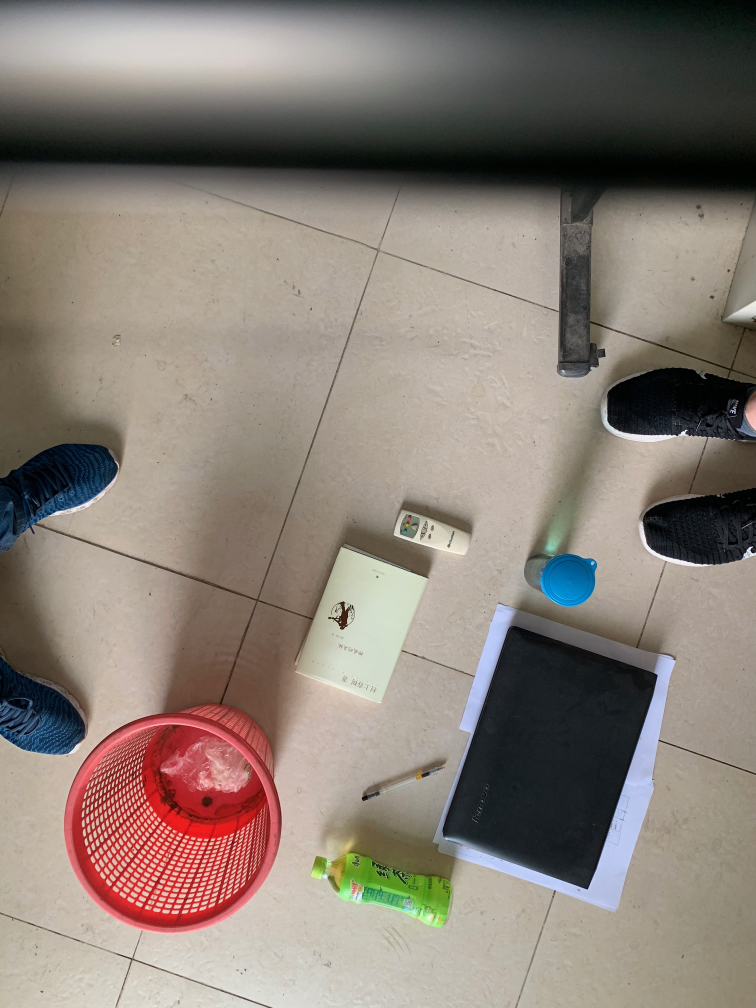
#> input picture figures/0.jpeg, 3024 x 4032 px (shown at 1/4 size)
$ python fuck_day.py
#> lines starting #> are read from the running program, lines starting #| are printed output that depends on the picture
import cv2
import numpy as np
from matplotlib import pyplot as plt

img_base = cv2.imread('figures/0.jpeg')
#> img_base is the input picture: shape (4032, 3024, 3); mean B, G, R 118.1, 126.7, 137.1
img_rotate_orig = cv2.imread('figures/10.jpeg')
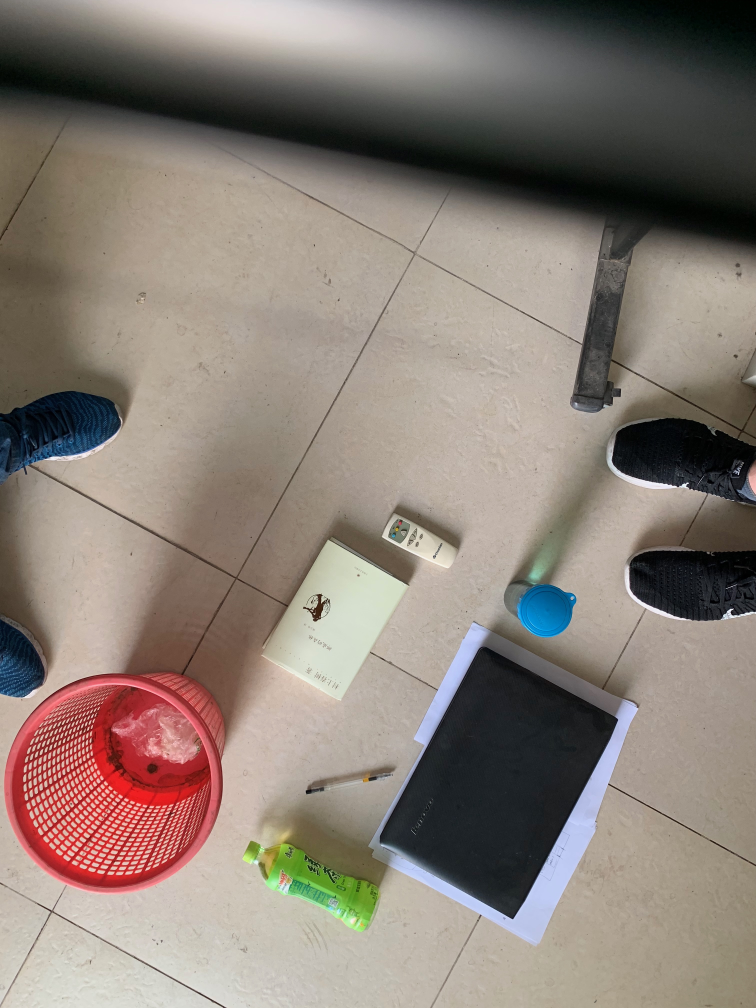
#> input picture figures/10.jpeg, 3024 x 4032 px (shown at 1/4 size)
#> img_rotate_orig is the input picture: shape (4032, 3024, 3); mean B, G, R 118.4, 126.9, 138.2
img_base = cv2.cvtColor(img_base, cv2.COLOR_BGR2GRAY)
#> img_base: shape (4032, 3024)
img_rotate_orig = cv2.cvtColor(img_rotate_orig, cv2.COLOR_BGR2GRAY)
#> img_rotate_orig: shape (4032, 3024)
img_rotate = cv2.GaussianBlur(img_rotate_orig,(3,3),0)

w, h = img_base.shape[:2]
#> w = 4032; h = 3024
rotate_angle = -15
scale_ratio = 5
img_base = cv2.resize(img_base, (int(h/scale_ratio), int(w/scale_ratio)))
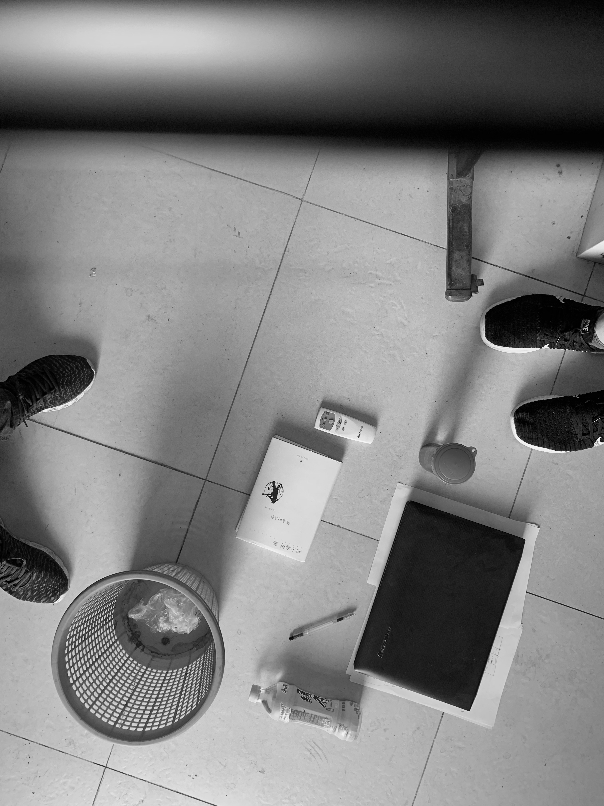
#> img_base: shape (806, 604); min 0, max 247, mean 128.7
img_rotate = cv2.resize(img_rotate, (int(h/scale_ratio), int(w/scale_ratio)))
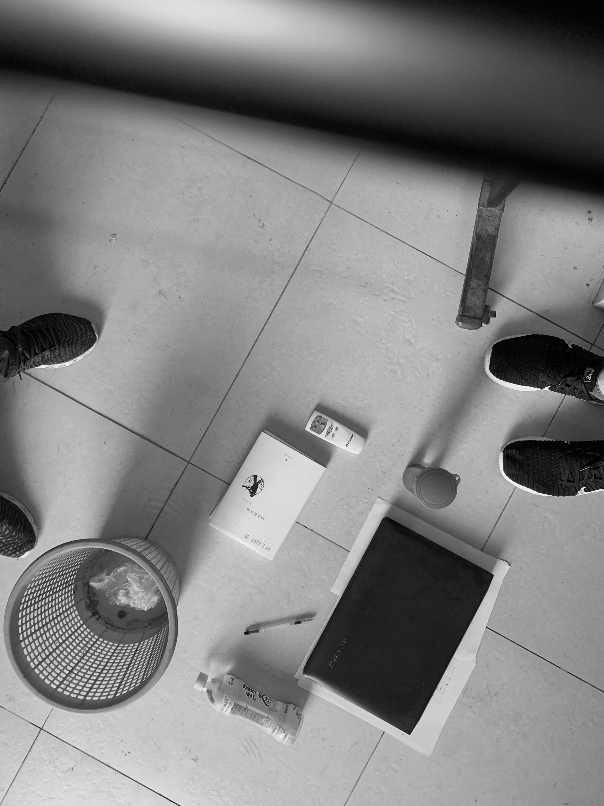
#> img_rotate: shape (806, 604); min 0, max 245, mean 129.3
img_L = img_base
img_R = img_rotate

sift = cv2.xfeatures2d.SIFT_create()

kp1, des1 = sift.detectAndCompute(img_L, None)
#> kp1 = 1020 keypoints; strongest (x, y, size): (598, 439, 1.9), (274, 482, 1.9), (601, 441, 1.9), (546, 346, 2.4)
kp2, des2 = sift.detectAndCompute(img_R, None)
#> kp2 = 1003 keypoints; strongest (x, y, size): (255, 476, 2.7), (397, 621, 106.2), (253, 490, 6.5), (252, 496, 1.9)

FLANN_INDEX_KDTREE = 0
index_params = dict(algorithm=FLANN_INDEX_KDTREE, trees=5)
search_params = dict(checks=50)

# 利用FLANN匹配器
flann = cv2.FlannBasedMatcher(index_params, search_params)
matches = flann.knnMatch(des1, des2, k=2)
#> matches = 1020 matches

good = []
pts1 = []
pts2 = []

# 寻找匹配点对
for i, (m, n) in enumerate(matches):
    if m.distance < 0.2 * n.distance:
        good.append(m)
        pts1.append(kp1[m.queryIdx].pt)
        pts2.append(kp2[m.trainIdx].pt)
#> after the loop, good = 50 matches; pts1 = 50 pairs, first value 93.31 to 570.3, second value 192.9 to 716.5; pts2 = 50 pairs, first value 87.98 to 570.1, second value 209.3 to 714.2

pts1 = np.float32(pts1)
pts2 = np.float32(pts2)
# 根据匹配点对计算基础矩阵
F, mask = cv2.findFundamentalMat(pts1, pts2, cv2.FM_LMEDS)
#> F = [[7.16e-06, 4.16e-05, -0.0201], [-4.16e-05, 7.19e-06, -0.00754], [0.0187, 0.00155, 1]]; mask = 50 values, max 1 at index 0, min 0 at index 4, mean 0.8

# 寻则内部点
pts1 = pts1[mask.ravel() == 1]
#> pts1 = 40 pairs, first value 93.31 to 570.3, second value 277.5 to 716.5
pts2 = pts2[mask.ravel() == 1]
#> pts2 = 40 pairs, first value 87.98 to 570.1, second value 311.3 to 708.5


# 绘制极线的函数
def drawlines(img1, img2, lines, pts1, pts2):
    r, c = img1.shape
    img1 = cv2.cvtColor(img1, cv2.COLOR_GRAY2BGR)
    img2 = cv2.cvtColor(img2, cv2.COLOR_GRAY2BGR)
    for r, pt1, pt2 in zip(lines, pts1, pts2):
        color = tuple(np.random.randint(0, 255, 3).tolist())
        x0, y0 = map(int, [0, -r[2] / r[1]])  # 映射成整数值
        x1, y1 = map(int, [c, -(r[2] + r[1] * c) / r[1]])
        cv2.line(img1, (x0, y0), (x1, y1), color, 1)
        cv2.circle(img1, tuple(pt1), 5, color, -1)
        cv2.circle(img2, tuple(pt2), 5, color, -1)
    return img1, img2


# 计算并绘制两幅图像中的极线
lines1 = cv2.computeCorrespondEpilines(pts2.reshape(-1, 1, 2), 2, F)
#> lines1 = 40 rows, first 8: [0.624, 0.782, -332], [-0.524, 0.852, -475.6], [-0.44, 0.898, -490.9], [-0.469, 0.883, -486.2], [-0.402, 0.915, -496], [-0.382, 0.924, -498.5], [-0.346, 0.938, -502.1], [-0.476, 0.879, -484.9]
lines1 = lines1.reshape(-1, 3)
img5, img6 = drawlines(img_L, img_R, lines1, pts1, pts2)
#> the loop in drawlines, `for r, pt1, pt2 in zip(lines, pts1, pts2):` made 40 passes
#> (r, pt1, pt2, color, y0, y1) on passes 1 to 8: ([0.624, 0.782, -332], [93.31, 350.3], [99.86, 314.9], (172, 47, 117), 424, -179), ([-0.524, 0.852, -475.6], [131, 639.3], [87.98, 606.8], (192, 67, 251), 558, -45), ([-0.44, 0.898, -490.9], [163.2, 626.3], [121.9, 599.6], (195, 103, 9), 546, -57), ([-0.469, 0.883, -486.2], [165.9, 638.6], [122.5, 612.1], (211, 21, 242), 550, -53), ([-0.402, 0.915, -496], [178.4, 620.3], [137.5, 595.8], (36, 87, 70), 541, -62), ([-0.382, 0.924, -498.5], [195.8, 619.9], [155, 598.8], (216, 88, 140), 539, -64), ([-0.346, 0.938, -502.1], [248, 626.5], [205.3, 613.9], (58, 193, 230), 535, -68), ([-0.476, 0.879, -484.9], [255, 689.7], [201.8, 677.7], (39, 87, 174), 551, -52)
#> after the loop in drawlines, `for r, pt1, pt2 in zip(lines, pts1, pts2):`:
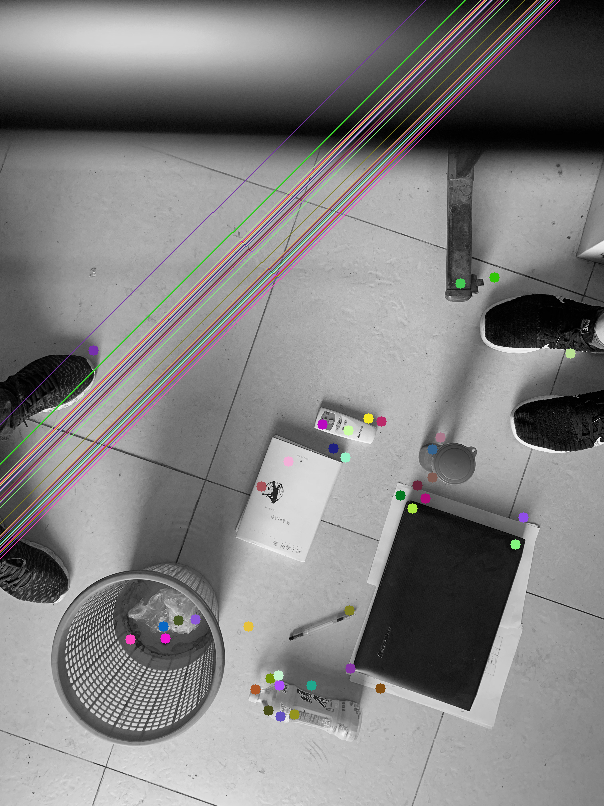
#> img1: shape (806, 604, 3); mean B, G, R 128.8, 128.8, 129.8
#> after the loop in drawlines, `for r, pt1, pt2 in zip(lines, pts1, pts2):`:
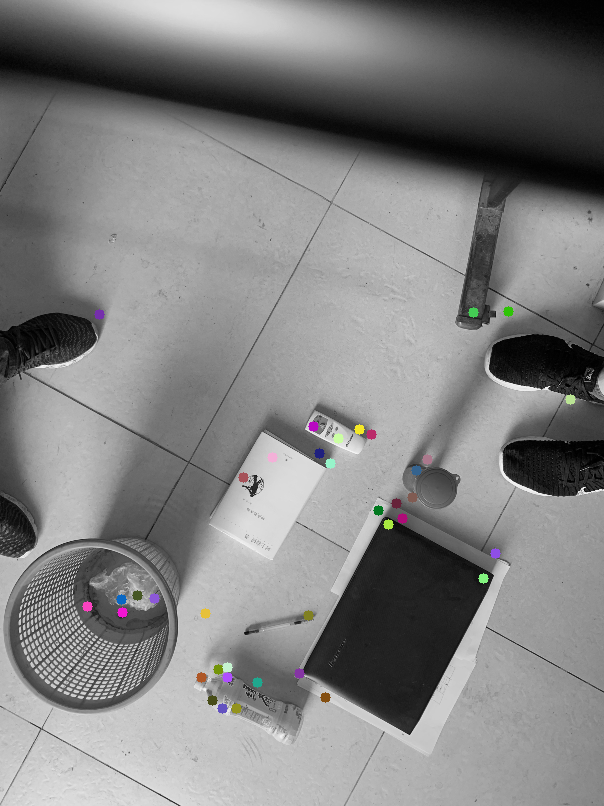
#> img2: shape (806, 604, 3); mean B, G, R 129.2, 129.2, 129.3

lines2 = cv2.computeCorrespondEpilines(pts1.reshape(-1, 1, 2), 2, F)
#> lines2 = 40 rows, first 8: [0.519, 0.855, -378.3], [-0.513, 0.858, -477.9], [-0.433, 0.901, -491.9], [-0.455, 0.891, -488.6], [-0.397, 0.918, -496.7], [-0.372, 0.928, -499.6], [-0.322, 0.947, -504.1], [-0.43, 0.903, -492.3]
lines2 = lines2.reshape(-1, 3)
img3, img4 = drawlines(img_R, img_L, lines2, pts2, pts1)
#> the loop in drawlines (call 2), `for r, pt1, pt2 in zip(lines, pts1, pts2):` made 40 passes
#> (r, pt1, pt2, color, y0, y1) on passes 1 to 8: ([0.519, 0.855, -378.3], [99.86, 314.9], [93.31, 350.3], (23, 207, 141), 442, -161), ([-0.513, 0.858, -477.9], [87.98, 606.8], [131, 639.3], (117, 85, 48), 556, -47), ([-0.433, 0.901, -491.9], [121.9, 599.6], [163.2, 626.3], (49, 69, 169), 545, -58), ([-0.455, 0.891, -488.6], [122.5, 612.1], [165.9, 638.6], (163, 192, 95), 548, -55), ([-0.397, 0.918, -496.7], [137.5, 595.8], [178.4, 620.3], (197, 94, 0), 541, -62), ([-0.372, 0.928, -499.6], [155, 598.8], [195.8, 619.9], (113, 178, 36), 538, -65), ([-0.322, 0.947, -504.1], [205.3, 613.9], [248, 626.5], (162, 48, 93), 532, -71), ([-0.43, 0.903, -492.3], [201.8, 677.7], [255, 689.7], (131, 98, 42), 545, -58)
#> after the loop in drawlines (call 2), `for r, pt1, pt2 in zip(lines, pts1, pts2):`:
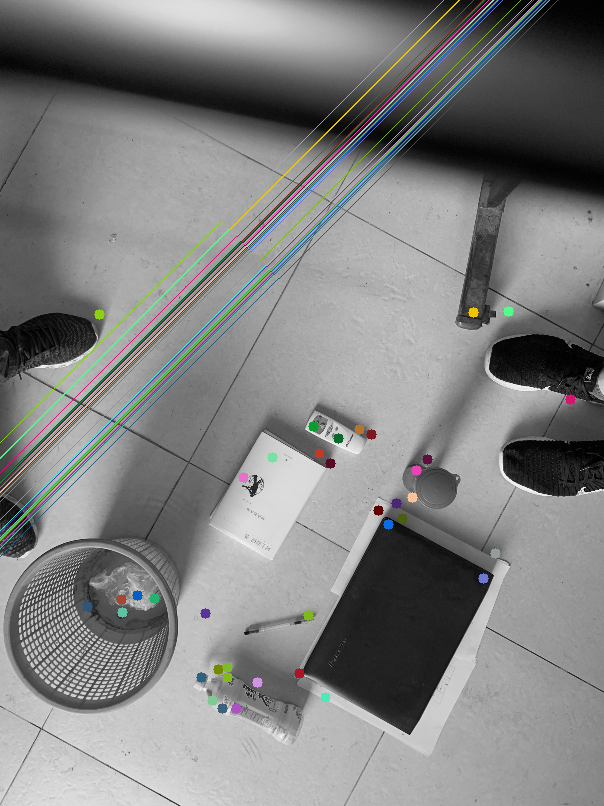
#> img1: shape (806, 604, 3); mean B, G, R 128.8, 129.2, 128.6
#> after the loop in drawlines (call 2), `for r, pt1, pt2 in zip(lines, pts1, pts2):`:
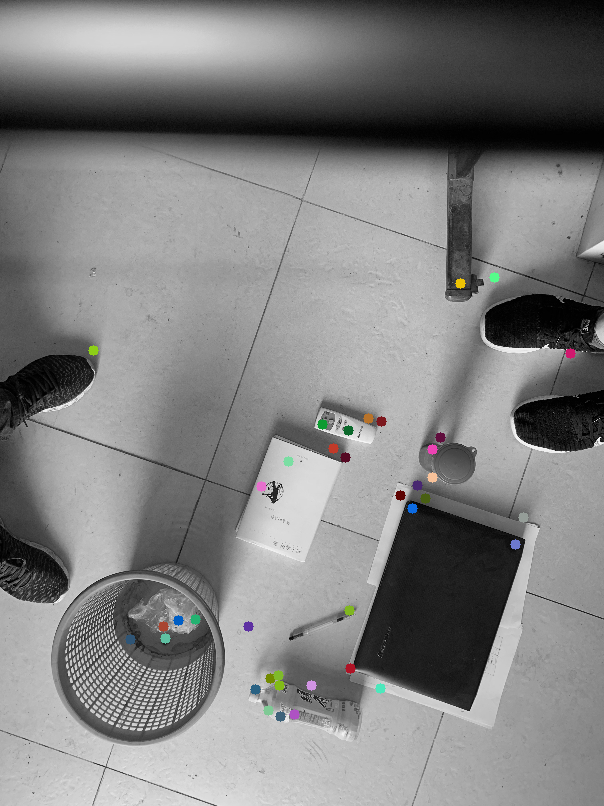
#> img2: shape (806, 604, 3); mean B, G, R 128.6, 128.7, 128.7

plt.subplot(121), plt.imshow(img5), plt.title('leftImage'), plt.xticks([]), plt.yticks([])
plt.subplot(122), plt.imshow(img3), plt.title('rightImage'), plt.xticks([]), plt.yticks([])
plt.show()
#> figure, not shown here; B, G, R data is drawn as R, G, B
